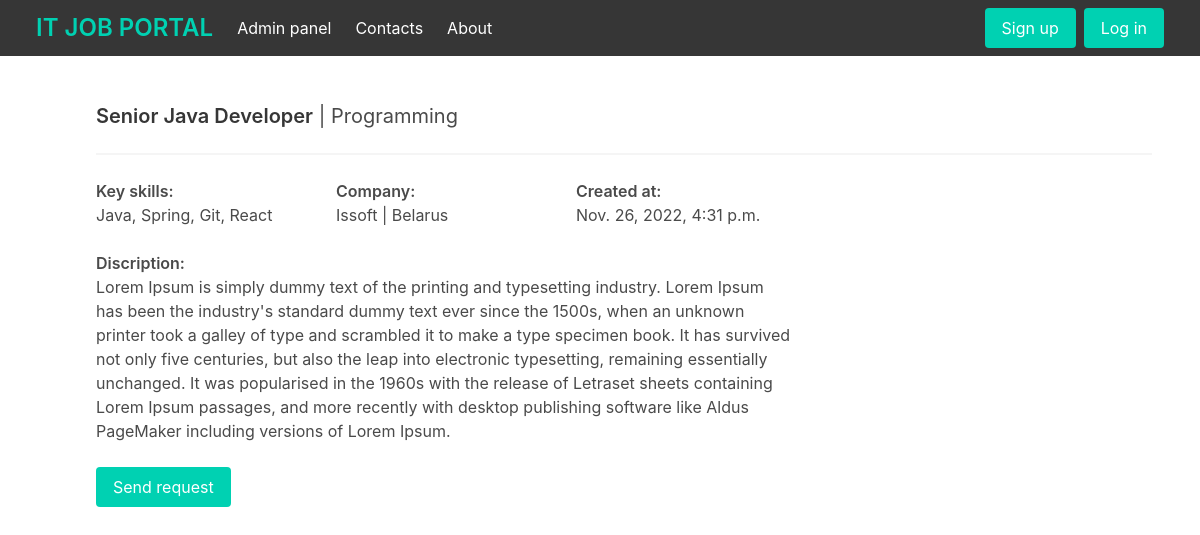
Page /job/senior-java-developer on the committed database.
### job/models.py (models this page shows, shortened)
class Job(models.Model):
    category = models.ForeignKey(Category, related_name='jobs', on_delete=models.CASCADE)
    title = models.CharField(max_length=255)
    slug = models.SlugField(unique=True, null=True)
    key_skills = models.TextField()
    description = models.TextField(blank=True, null=True)
    company_name = models.CharField(max_length=255)
    company_country = models.CharField(max_length=255, blank=True, null=True)
    created_at = models.DateTimeField(auto_now_add=True)
    is_active = models.BooleanField(default=True)
    class Meta:
        ordering = ('-created_at',)

class Category(models.Model):
    title = models.CharField(max_length=255)
    slug = models.SlugField()
    class Meta:
        ordering = ('title',)
    def __str__(self):
        return self.title

### job/views.py (the view)
# urls.py: path('job/<slug:slug>', job, name="job"),
def job(request, slug):
    job = get_object_or_404(Job, slug=slug)
    context = {'job': job}
    return render(request, 'job/job.html', context)

### job/templates/job/job.html (shortened to what this page needs)
{% extends 'job/base.html' %}
{% block content %}
    <div class="pl-6">
        <div>
            <h1 class="subtitle is-5"><strong>{{ job.title }}</strong> | {{ job.category }}</h1>
        </div>
        <hr>
        <div class="columns">
            <div class="column is-two-thirds">
                <div class="columns">
                    <div class="column is-one-third">
                        <p class="has-text-weight-semibold">Key skills:</p>
                        <p>{{ job.key_skills }}</p>
                    </div>
                    <div class="column is-one-third">
                        <p class="has-text-weight-semibold">Company:</p>
                        <p>{{ job.company_name }} | {{ job.company_country }}</p>
                    </div>
                    <div class="column is-one-third">
                        <p class="has-text-weight-semibold">Created at:</p>
                        <p>{{ job.created_at }}</p>
                    </div>
                </div>
                <div class="columns">
                    <div class="column">
                        <p class="has-text-weight-semibold">Discription:</p>
                        <p>{{ job.description }}</p>
                    </div>
                </div>
            </div>
        </div>
            <form action="{% url 'apply-job' job.id %}" method="POST">
                <button class="button is-primary" type="submit">Send request</button>
            </form>
    </div>
{% endblock %}

### rows in the picture
Job: title "Senior Java Developer", category "Programming", key_skills "Java, Spring, Git, React", company_name "Issoft", company_country "Belarus", created_at "Nov. 26, 2022, 4:31 p.m.", description "Lorem Ipsum is simply dummy text of the printing and typesetting industry. Lorem Ipsum has been the industry's standard dummy text ever since the 1500s, when an unknown printer took a galley of type and scrambled it to make a type specimen book. It has survived not only five centuries, but also the leap into electronic typesetting, remaining essentially unchanged. It was popularised in the 1960s with the release of Letraset sheets containing Lorem Ipsum passages, and more recently with desktop publishing software like Aldus PageMaker including versions of Lorem Ipsum."
